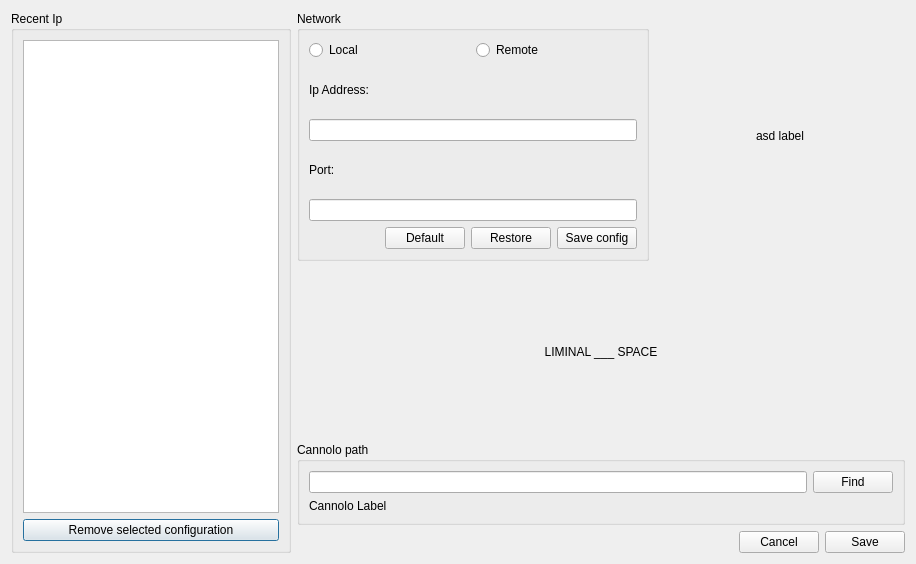
<?xml version="1.0" encoding="UTF-8"?>
<ui version="4.0">
 <class>Dialog</class>
 <widget class="QDialog" name="Dialog">
  <property name="geometry">
   <rect>
    <x>0</x>
    <y>0</y>
    <width>916</width>
    <height>564</height>
   </rect>
  </property>
  <property name="windowTitle">
   <string>Pinolo - Network settings</string>
  </property>
  <layout class="QHBoxLayout" name="horizontalLayout">
   <item>
    <widget class="QGroupBox" name="recent_ip_box">
     <property name="sizePolicy">
      <sizepolicy hsizetype="Maximum" vsizetype="Preferred">
       <horstretch>0</horstretch>
       <verstretch>0</verstretch>
      </sizepolicy>
     </property>
     <property name="title">
      <string>Recent Ip</string>
     </property>
     <layout class="QGridLayout" name="gridLayout">
      <property name="topMargin">
       <number>9</number>
      </property>
      <item row="0" column="0">
       <widget class="QListWidget" name="ipList">
        <property name="sizePolicy">
         <sizepolicy hsizetype="Fixed" vsizetype="Expanding">
          <horstretch>0</horstretch>
          <verstretch>0</verstretch>
         </sizepolicy>
        </property>
        <property name="spacing">
         <number>5</number>
        </property>
       </widget>
      </item>
      <item row="1" column="0">
       <widget class="QPushButton" name="removeButton">
        <property name="text">
         <string>Remove selected configuration</string>
        </property>
       </widget>
      </item>
     </layout>
    </widget>
   </item>
   <item>
    <layout class="QVBoxLayout" name="leftLayout">
     <item>
      <layout class="QHBoxLayout" name="horizontalLayout_3">
       <item>
        <widget class="QGroupBox" name="networkBox">
         <property name="title">
          <string>Network</string>
         </property>
         <layout class="QVBoxLayout" name="verticalLayout">
          <item>
           <layout class="QHBoxLayout" name="horizontalLayout_10">
            <item>
             <widget class="QRadioButton" name="localRadioBtn">
              <property name="text">
               <string>Local</string>
              </property>
             </widget>
            </item>
            <item>
             <widget class="QRadioButton" name="remoteRadioBtn">
              <property name="text">
               <string>Remote</string>
              </property>
             </widget>
            </item>
           </layout>
          </item>
          <item>
           <widget class="QLabel" name="label_6">
            <property name="text">
             <string>Ip Address:</string>
            </property>
           </widget>
          </item>
          <item>
           <widget class="QLineEdit" name="ipLineEdit"/>
          </item>
          <item>
           <widget class="QLabel" name="label_7">
            <property name="text">
             <string>Port:</string>
            </property>
           </widget>
          </item>
          <item>
           <widget class="QLineEdit" name="portLineEdit"/>
          </item>
          <item>
           <layout class="QHBoxLayout" name="horizontalLayout_11">
            <item>
             <spacer name="horizontalSpacer_3">
              <property name="orientation">
               <enum>Qt::Horizontal</enum>
              </property>
              <property name="sizeHint" stdset="0">
               <size>
                <width>40</width>
                <height>20</height>
               </size>
              </property>
             </spacer>
            </item>
            <item>
             <widget class="QPushButton" name="defaultButton">
              <property name="text">
               <string>Default</string>
              </property>
             </widget>
            </item>
            <item>
             <widget class="QPushButton" name="restoreButton">
              <property name="text">
               <string>Restore</string>
              </property>
             </widget>
            </item>
            <item>
             <widget class="QPushButton" name="saveConfigButton">
              <property name="text">
               <string>Save config</string>
              </property>
             </widget>
            </item>
           </layout>
          </item>
         </layout>
        </widget>
       </item>
       <item>
        <widget class="QLabel" name="asdLabel">
         <property name="sizePolicy">
          <sizepolicy hsizetype="Minimum" vsizetype="Minimum">
           <horstretch>0</horstretch>
           <verstretch>0</verstretch>
          </sizepolicy>
         </property>
         <property name="minimumSize">
          <size>
           <width>250</width>
           <height>250</height>
          </size>
         </property>
         <property name="text">
          <string>asd label</string>
         </property>
         <property name="alignment">
          <set>Qt::AlignCenter</set>
         </property>
        </widget>
       </item>
      </layout>
     </item>
     <item>
      <layout class="QVBoxLayout" name="verticalLayout_2">
       <item>
        <spacer name="verticalSpacer_3">
         <property name="orientation">
          <enum>Qt::Vertical</enum>
         </property>
         <property name="sizeHint" stdset="0">
          <size>
           <width>20</width>
           <height>40</height>
          </size>
         </property>
        </spacer>
       </item>
       <item>
        <widget class="QLabel" name="label_8">
         <property name="text">
          <string>LIMINAL ___ SPACE</string>
         </property>
         <property name="alignment">
          <set>Qt::AlignCenter</set>
         </property>
        </widget>
       </item>
       <item>
        <spacer name="verticalSpacer_4">
         <property name="orientation">
          <enum>Qt::Vertical</enum>
         </property>
         <property name="sizeHint" stdset="0">
          <size>
           <width>20</width>
           <height>40</height>
          </size>
         </property>
        </spacer>
       </item>
      </layout>
     </item>
     <item>
      <widget class="QGroupBox" name="groupBox">
       <property name="title">
        <string>Cannolo path</string>
       </property>
       <layout class="QVBoxLayout" name="verticalLayout_4">
        <item>
         <layout class="QHBoxLayout" name="horizontalLayout_4">
          <item>
           <widget class="QLineEdit" name="cannoloLineEdit"/>
          </item>
          <item>
           <widget class="QPushButton" name="findButton">
            <property name="text">
             <string>Find</string>
            </property>
           </widget>
          </item>
         </layout>
        </item>
        <item>
         <widget class="QLabel" name="cannoloLabel">
          <property name="text">
           <string>Cannolo Label</string>
          </property>
         </widget>
        </item>
       </layout>
      </widget>
     </item>
     <item>
      <layout class="QHBoxLayout" name="horizontalLayout_12">
       <item>
        <spacer name="horizontalSpacer_4">
         <property name="orientation">
          <enum>Qt::Horizontal</enum>
         </property>
         <property name="sizeHint" stdset="0">
          <size>
           <width>40</width>
           <height>20</height>
          </size>
         </property>
        </spacer>
       </item>
       <item>
        <widget class="QPushButton" name="cancelButton">
         <property name="text">
          <string>Cancel</string>
         </property>
        </widget>
       </item>
       <item>
        <widget class="QPushButton" name="saveButton">
         <property name="text">
          <string>Save</string>
         </property>
        </widget>
       </item>
      </layout>
     </item>
    </layout>
   </item>
  </layout>
 </widget>
 <resources/>
 <connections/>
</ui>
